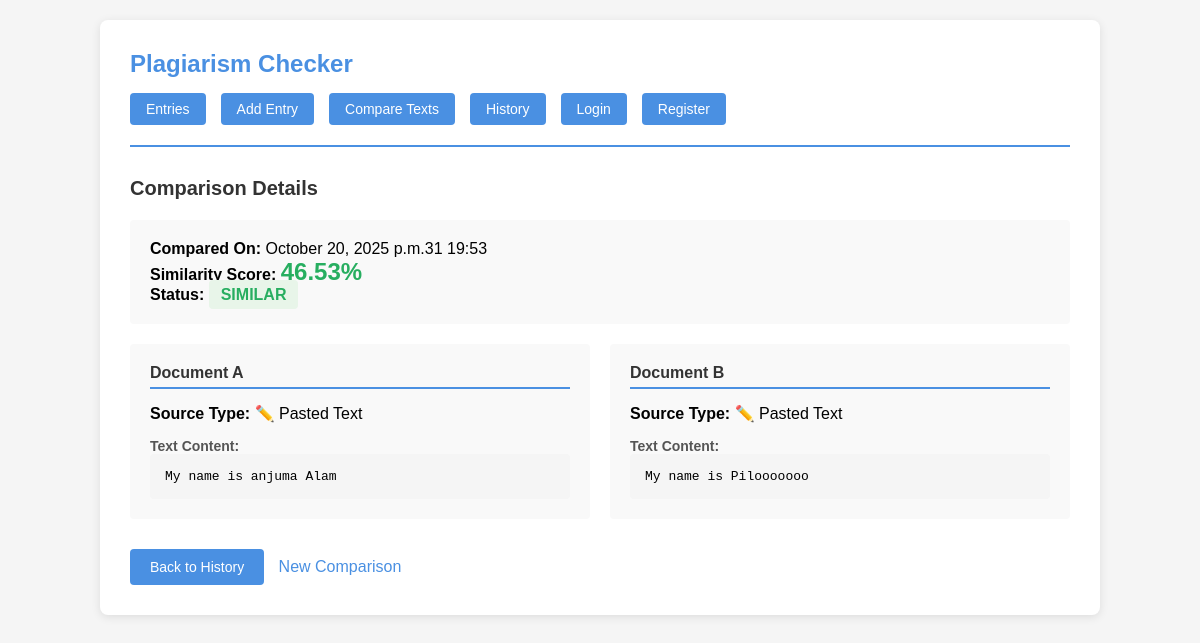
Screenshot of /checker/history/4/ with the database file from the repository.
### checker/models.py (models this page shows, shortened)
class ComparisonHistory(models.Model):
    source_a_type = models.CharField(max_length=20, choices=[
        ('entry', 'Saved Entry'),
        ('pasted', 'Pasted Text'),
        ('file', 'Uploaded File')
    ])
    source_a_entry = models.ForeignKey(
        TextEntry,
        null=True,
        blank=True,
        on_delete=models.SET_NULL,
        related_name='comparisons_as_a'
    )
    source_a_text = models.TextField()
    source_a_filename = models.CharField(max_length=255, blank=True)
    source_b_type = models.CharField(max_length=20, choices=[
        ('entry', 'Saved Entry'),
        ('pasted', 'Pasted Text'),
        ('file', 'Uploaded File')
    ])
    source_b_entry = models.ForeignKey(
        TextEntry,
        null=True,
        blank=True,
        on_delete=models.SET_NULL,
        related_name='comparisons_as_b'
    )
    source_b_text = models.TextField()
    source_b_filename = models.CharField(max_length=255, blank=True)
    similarity_score = models.FloatField()
    similarity_status = models.CharField(max_length=50)
    compared_at = models.DateTimeField(default=timezone.now)
    class Meta:
        ordering = ['-compared_at']
        verbose_name_plural = 'Comparison Histories'

### checker/views.py (the view)
# urls.py: path('history/<int:pk>/', views.ComparisonHistoryDetailView.as_view(), name='history_detail'),
class ComparisonHistoryDetailView(generic.DetailView):
    model = ComparisonHistory
    template_name = 'checker/history_detail.html'
    context_object_name = 'comparison'

### checker/templates/checker/history_detail.html (shortened to what this page needs)
{% extends "checker/base.html" %}
{% block content %}
<h2>Comparison Details</h2>
<div style="background: #f9f9f9; padding: 20px; border-radius: 4px; margin-bottom: 20px;">
    <p><strong>Compared On:</strong> {{ comparison.compared_at|date:"F d, Y at H:i" }}</p>
    <p><strong>Similarity Score:</strong>
        <span style="font-size: 24px; font-weight: bold;
            {% if comparison.similarity_score >= 80 %}color: #e74c3c;
            {% elif comparison.similarity_score >= 50 %}color: #f39c12;
            {% else %}color: #27ae60;{% endif %}">
            {{ comparison.similarity_score }}%
        </span>
    </p>
    <p><strong>Status:</strong>
        <span style="padding: 6px 12px; border-radius: 4px; font-weight: bold;
            {% if comparison.similarity_score >= 80 %}background: #ffebee; color: #e74c3c;
            {% elif comparison.similarity_score >= 50 %}background: #fff3e0; color: #f39c12;
            {% else %}background: #e8f5e9; color: #27ae60;{% endif %}">
            {{ comparison.similarity_status }}
        </span>
    </p>
</div>
<div style="display: grid; grid-template-columns: 1fr 1fr; gap: 20px; margin-bottom: 30px;">
    <div style="background: #f9f9f9; padding: 20px; border-radius: 4px;">
        <h3 style="font-size: 16px; color: #333; margin-bottom: 15px; border-bottom: 2px solid #4a90e2; padding-bottom: 5px;">
            Document A
        </h3>
        <p><strong>Source Type:</strong>
            {% if comparison.source_a_type == 'entry' %}
                📋 Saved Entry
            {% elif comparison.source_a_type == 'file' %}
                📄 Uploaded File
            {% else %}
                ✏️ Pasted Text
            {% endif %}
        </p>
        <h4 style="margin-top: 15px; font-size: 14px; color: #555;">Text Content:</h4>
        <pre style="max-height: 300px; overflow-y: auto;">{{ comparison.source_a_text }}</pre>
    </div>
    <div style="background: #f9f9f9; padding: 20px; border-radius: 4px;">
        <h3 style="font-size: 16px; color: #333; margin-bottom: 15px; border-bottom: 2px solid #4a90e2; padding-bottom: 5px;">
            Document B
        </h3>
        <p><strong>Source Type:</strong>
            {% if comparison.source_b_type == 'entry' %}
                📋 Saved Entry
            {% elif comparison.source_b_type == 'file' %}
                📄 Uploaded File
            {% else %}
                ✏️ Pasted Text
            {% endif %}
        </p>
        <h4 style="margin-top: 15px; font-size: 14px; color: #555;">Text Content:</h4>
        <pre style="max-height: 300px; overflow-y: auto;">{{ comparison.source_b_text }}</pre>
    </div>
</div>
<div style="margin-top: 30px;">
    <a href="{% url 'checker:history_list' %}" class="btn">Back to History</a>
    <a href="{% url 'checker:compare' %}" style="margin-left: 10px;">New Comparison</a>
</div>
{% endblock %}

### checker/templates/checker/base.html (style rules this page uses)
* { margin: 0; padding: 0; box-sizing: border-box; }
body { font-family: Arial, sans-serif; background: #f5f5f5; padding: 20px; }
h2 { color: #333; margin-bottom: 20px; font-size: 20px; }
button, .btn { background: #4a90e2; color: white; border: none; padding: 10px 20px; border-radius: 4px; cursor: pointer; font-size: 14px; text-decoration: none; display: inline-block; }
a { color: #4a90e2; text-decoration: none; }
pre { background: #f5f5f5; padding: 15px; border-radius: 4px; overflow-x: auto; }

### rows the page displays
ComparisonHistory: compared_at "October 20, 2025 p.m.31 19:53", similarity_score "46.53", similarity_status "SIMILAR", source_a_text "My name is anjuma Alam", source_b_text "My name is Pilooooooo"
